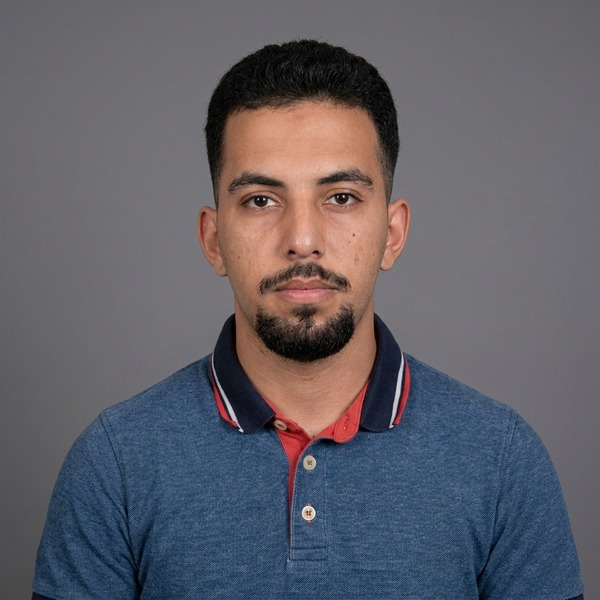
#> input picture docs/ekip/yz/codex/gri-fon/adem-baglan.jpg, 600 x 600 px, found by its file name; its folder holds only this picture in this run
$ python stil_pafta.py ../../codex/gri-fon/adem-baglan.jpg ../../codex/gri-fon/berat-eren-karakas.jpg
#> lines starting #> are read from the running program, lines starting #| are printed output that depends on the picture
import os,sys
from PIL import Image,ImageDraw,ImageFont
D,out=sys.argv[1],sys.argv[2]
f=ImageFont.truetype('/System/Library/Fonts/Supplemental/Arial Bold.ttf',22)
K=['adem-baglan','irmak-karaagac','muhammed-ataman']
ST=['a reels sahne','b reels pafta','c 3B animasyon','d vektör','e suluboya','f çizgi roman']
S=320;im=Image.new('RGB',(S*7,44+S*3),(24,24,24));d=ImageDraw.Draw(im)
#> after `im = Image.new('RGB', (S * 7, 44 + S * 3), (24, 24, 24))`: im: PIL image 2240x1004 RGB; every value is 24
d.text((8,10),'fotoğraf',fill=(255,255,255),font=f)
for j,t in enumerate(ST): d.text((S*(j+1)+8,10),t,fill=(255,140,0),font=f)
for i,k in enumerate(K):
  y=44+i*S;im.paste(Image.open(f'docs/ekip/yz/codex/gri-fon/{k}.jpg').convert('RGB').resize((S-6,S-6)),(0,y))
#> after `im.paste(Image.open(f'docs/ekip/yz/codex/gri-fon/{k}.jpg').convert('RG`:
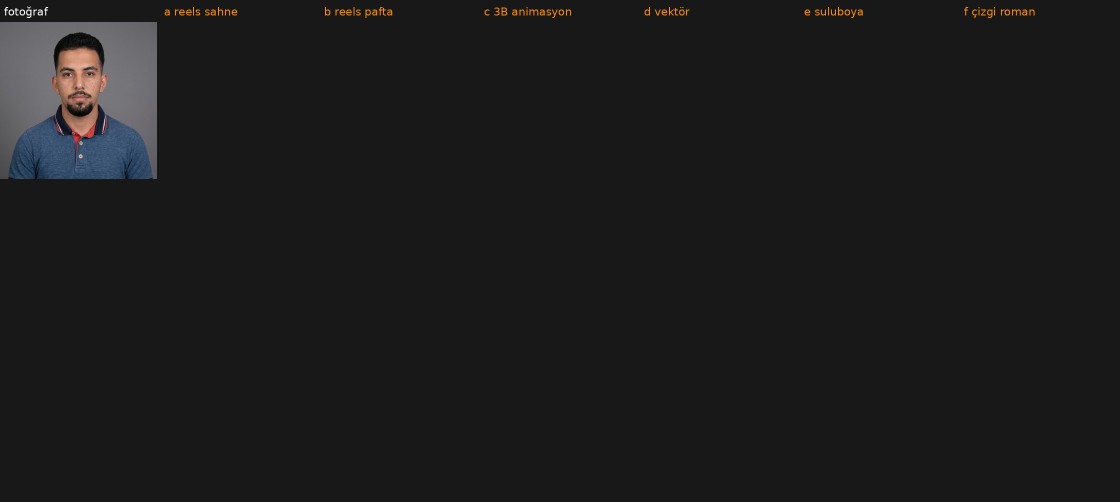
#> im: PIL image 2240x1004 RGB (shown at 1/2 size); mean R, G, B 27.6, 27.4, 27.5
#> (the run stopped early here; a loop or call above may not have finished)
